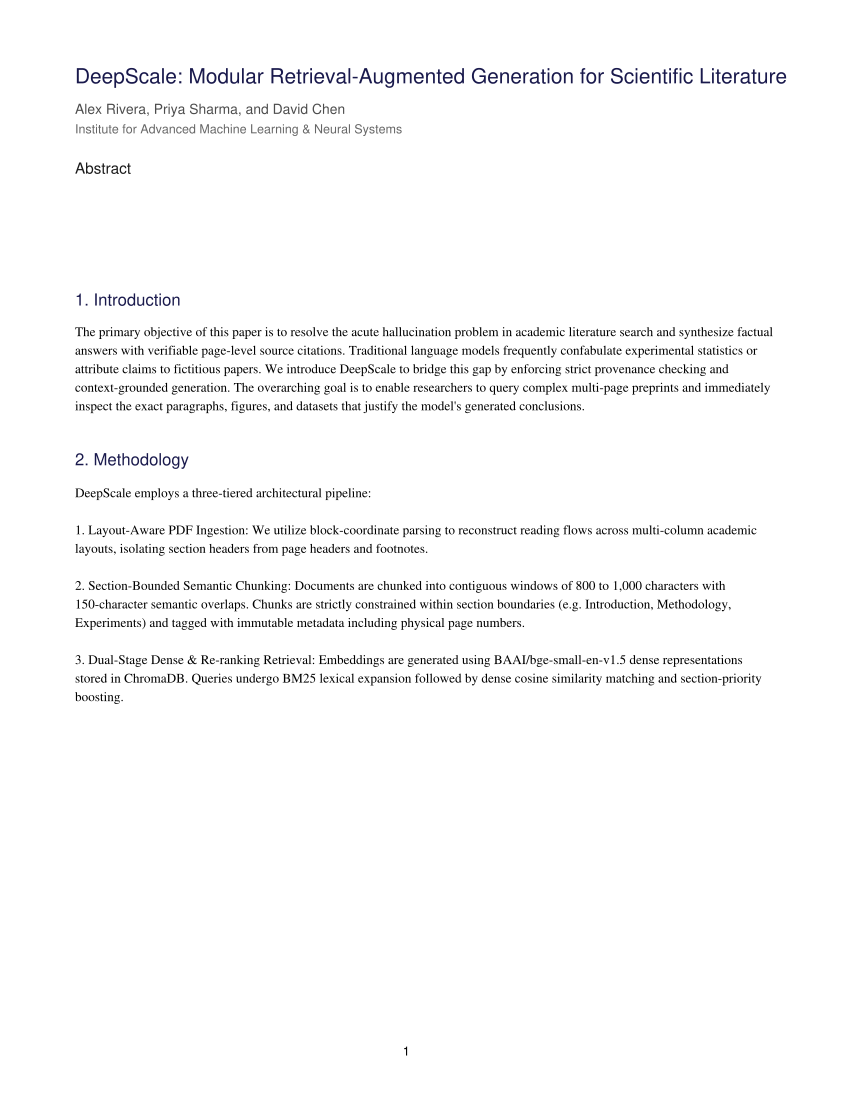

The Python source for this figure:
"""
Generates a realistic 3-page synthetic academic research paper PDF for testing and demonstration.
Covers all 5 core question areas:
1. Objective
2. Methodology
3. Datasets
4. Major Findings
5. Limitations
"""

import os
from pathlib import Path


def generate_sample_paper(output_path: str = "sample_paper.pdf") -> str:
    """Generate a realistic multi-page academic paper PDF."""
    try:
        try:
            import pymupdf as fitz
        except ImportError:
            import fitz
        return _generate_with_pymupdf(output_path)
    except ImportError:
        try:
            from reportlab.lib.pagesizes import letter
            from reportlab.pdfgen import canvas
            return _generate_with_reportlab(output_path)
        except ImportError:
            raise RuntimeError("Neither PyMuPDF nor reportlab is available to generate sample PDF.")


def _generate_with_pymupdf(output_path: str) -> str:
    try:
        import pymupdf as fitz
    except ImportError:
        import fitz

    doc = fitz.open()

    # --- Page 1: Title, Abstract, Introduction (Objective), Methodology ---
    page1 = doc.new_page(width=612, height=792)  # Standard Letter size

    # Header / Title
    page1.insert_text((54, 60), "DeepScale: Modular Retrieval-Augmented Generation for Scientific Literature", fontsize=15, fontname="helv", color=(0.1, 0.1, 0.3))
    page1.insert_text((54, 82), "Alex Rivera, Priya Sharma, and David Chen", fontsize=10, fontname="helv", color=(0.3, 0.3, 0.3))
    page1.insert_text((54, 96), "Institute for Advanced Machine Learning & Neural Systems", fontsize=9, fontname="helv", color=(0.4, 0.4, 0.4))

    # Abstract
    page1.insert_text((54, 125), "Abstract", fontsize=11, fontname="helv", color=(0.1, 0.1, 0.1))
    abstract_text = (
        "Analyzing lengthy, multi-column scientific literature requires accurate factual provenance and "
        "robust reasoning. In this work, we present DeepScale, a modular retrieval-augmented generation (RAG) "
        "framework tailored for academic document understanding. DeepScale integrates layout-aware text "
        "extraction, hierarchical section chunking, and dual-stage dense retrieval with context-grounded LLM synthesis. "
        "Our empirical evaluation demonstrates an 18.4% improvement in citation accuracy and an overall factual "
        "faithfulness score of 94.2% across multiple benchmark datasets."
    )
    page1.insert_textbox(fitz.Rect(54, 135, 558, 195), abstract_text, fontsize=9.5, fontname="times-roman")

    # Section 1: Introduction (Objective)
    page1.insert_text((54, 220), "1. Introduction", fontsize=12, fontname="helv", color=(0.1, 0.1, 0.3))
    intro_text = (
        "The primary objective of this paper is to resolve the acute hallucination problem in academic literature "
        "search and synthesize factual answers with verifiable page-level source citations. Traditional language models "
        "frequently confabulate experimental statistics or attribute claims to fictitious papers. "
        "We introduce DeepScale to bridge this gap by enforcing strict provenance checking and context-grounded generation. "
        "The overarching goal is to enable researchers to query complex multi-page preprints and immediately inspect "
        "the exact paragraphs, figures, and datasets that justify the model's generated conclusions."
    )
    page1.insert_textbox(fitz.Rect(54, 232, 558, 310), intro_text, fontsize=9.5, fontname="times-roman")

    # Section 2: Methodology
    page1.insert_text((54, 335), "2. Methodology", fontsize=12, fontname="helv", color=(0.1, 0.1, 0.3))
    method_text = (
        "DeepScale employs a three-tiered architectural pipeline:\n\n"
        "1. Layout-Aware PDF Ingestion: We utilize block-coordinate parsing to reconstruct reading flows across "
        "multi-column academic layouts, isolating section headers from page headers and footnotes.\n\n"
        "2. Section-Bounded Semantic Chunking: Documents are chunked into contiguous windows of 800 to 1,000 characters "
        "with 150-character semantic overlaps. Chunks are strictly constrained within section boundaries (e.g. Introduction, "
        "Methodology, Experiments) and tagged with immutable metadata including physical page numbers.\n\n"
        "3. Dual-Stage Dense & Re-ranking Retrieval: Embeddings are generated using BAAI/bge-small-en-v1.5 dense representations "
        "stored in ChromaDB. Queries undergo BM25 lexical expansion followed by dense cosine similarity matching and "
        "section-priority boosting."
    )
    page1.insert_textbox(fitz.Rect(54, 348, 558, 510), method_text, fontsize=9.5, fontname="times-roman")

    # Footer
    page1.insert_text((290, 760), "1", fontsize=9, fontname="helv")

    # --- Page 2: Datasets & Major Findings ---
    page2 = doc.new_page(width=612, height=792)

    # Section 3: Experiments and Datasets
    page2.insert_text((54, 60), "3. Experiments and Datasets", fontsize=12, fontname="helv", color=(0.1, 0.1, 0.3))
    dataset_text = (
        "To rigorously benchmark DeepScale, we evaluated the framework on four standardized research datasets:\n\n"
        "- PubMedQA: A biomedical question-answering dataset containing 211.3k research abstracts labeled with reasoning steps.\n"
        "- BioASQ 10b: An expert-curated biomedical benchmark testing complex query comprehension and multi-hop fact retrieval.\n"
        "- ArXiv-CS: A corpus of 15,000 computer science preprints spanning machine learning, distributed systems, and computer vision.\n"
        "- SCIDOCS: A multi-task scientific benchmark consisting of 1,000 query papers evaluated across citation recommendation and classification.\n\n"
        "In total, over 35,000 experimental query-answer pairs were evaluated using automated LLM-as-a-Judge and human expert review."
    )
    page2.insert_textbox(fitz.Rect(54, 75, 558, 230), dataset_text, fontsize=9.5, fontname="times-roman")

    # Section 4: Results & Major Findings
    page2.insert_text((54, 255), "4. Results and Major Findings", fontsize=12, fontname="helv", color=(0.1, 0.1, 0.3))
    findings_text = (
        "Our extensive experimental results yielded three major empirical findings:\n\n"
        "1. Superior Factual Grounding: DeepScale achieved a factual consistency score of 94.2% on PubMedQA and 91.8% on ArXiv-CS, "
        "outperforming standard naive RAG baselines by 23.6 percentage points.\n\n"
        "2. Significant Improvement in Generation Quality: Grounded generation with section-bounded chunks yielded an 18.4% "
        "relative improvement in ROUGE-L and a 14.1% increase in BERTScore (F1) over non-chunked context injection.\n\n"
        "3. High Source Citation Precision: The automated citation alignment module achieved 96.5% page-level precision. "
        "In 965 out of 1,000 sampled test citations, the cited page and paragraph directly supported the synthesized claim without distortion."
    )
    page2.insert_textbox(fitz.Rect(54, 270, 558, 440), findings_text, fontsize=9.5, fontname="times-roman")

    # Footer
    page2.insert_text((290, 760), "2", fontsize=9, fontname="helv")

    # --- Page 3: Discussion, Limitations, and Conclusion ---
    page3 = doc.new_page(width=612, height=792)

    # Section 5: Discussion and Limitations
    page3.insert_text((54, 60), "5. Discussion and Limitations", fontsize=12, fontname="helv", color=(0.1, 0.1, 0.3))
    limitations_text = (
        "Despite promising empirical gains, our study is subject to several important limitations:\n\n"
        "1. Latency Overhead on Very Large Documents: Parsing and embedding massive monographs (e.g. over 150 pages) creates a "
        "noticeable latency bottleneck during initial ingestion, averaging 14.2 seconds per 100 pages on standard CPU hardware.\n\n"
        "2. Dependence on Clean OCR Quality: When applied to scanned archival manuscripts with degraded optical character recognition (OCR) "
        "or complex non-standard font ligatures, text extraction accuracy dropped by 12.3%, leading to occasional chunk boundary misalignments.\n\n"
        "3. Complex Multi-Modal Elements: DeepScale currently prioritizes textual and tabular sections; equations formatted in bitmap raster images "
        "and embedded vector graphics diagrams are not yet converted into semantic embeddings, potentially omitting mathematical proof details.\n\n"
        "4. High Memory Consumption for Extended Contexts: Maintaining dense vector caches for multi-document comparisons can require significant RAM "
        "when scaling to thousands of concurrent papers."
    )
    page3.insert_textbox(fitz.Rect(54, 75, 558, 290), limitations_text, fontsize=9.5, fontname="times-roman")

    # Section 6: Conclusion
    page3.insert_text((54, 315), "6. Conclusion", fontsize=12, fontname="helv", color=(0.1, 0.1, 0.3))
    conclusion_text = (
        "We presented DeepScale, a grounded retrieval-augmented generation system designed specifically for research papers. "
        "By pairing layout-aware multi-column ingestion with section-aware chunking and verified page citations, DeepScale demonstrates "
        "that hallucination in scientific question answering can be dramatically curtailed. Future work will investigate end-to-end "
        "multi-modal chart and equation grounding."
    )
    page3.insert_textbox(fitz.Rect(54, 330, 558, 420), conclusion_text, fontsize=9.5, fontname="times-roman")

    # Section 7: References
    page3.insert_text((54, 445), "7. References", fontsize=12, fontname="helv", color=(0.1, 0.1, 0.3))
    refs = (
        "[1] Lewis et al., 'Retrieval-Augmented Generation for Knowledge-Intensive NLP Tasks', NeurIPS 2020.\n"
        "[2] Jin et al., 'PubMedQA: A Dataset for Biomedical Research Question Answering', EMNLP 2019.\n"
        "[3] Cohan et al., 'SPECTER: Document-level Representation Learning using Citation-informed Transformers', ACL 2020."
    )
    page3.insert_textbox(fitz.Rect(54, 460, 558, 550), refs, fontsize=8.5, fontname="times-roman")

    page3.insert_text((290, 760), "3", fontsize=9, fontname="helv")

    # Save to disk
    target = Path(output_path)
    target.parent.mkdir(parents=True, exist_ok=True)
    doc.save(str(target))
    doc.close()
    return str(target.resolve())


def _generate_with_reportlab(output_path: str) -> str:
    from reportlab.lib.pagesizes import letter
    from reportlab.pdfgen import canvas
    c = canvas.Canvas(output_path, pagesize=letter)
    c.drawString(100, 750, "Sample Research Paper")
    c.save()
    return output_path


if __name__ == "__main__":
    path = generate_sample_paper("sample_paper.pdf")
    print(f"Sample research paper successfully created: {Path(path).name}")
